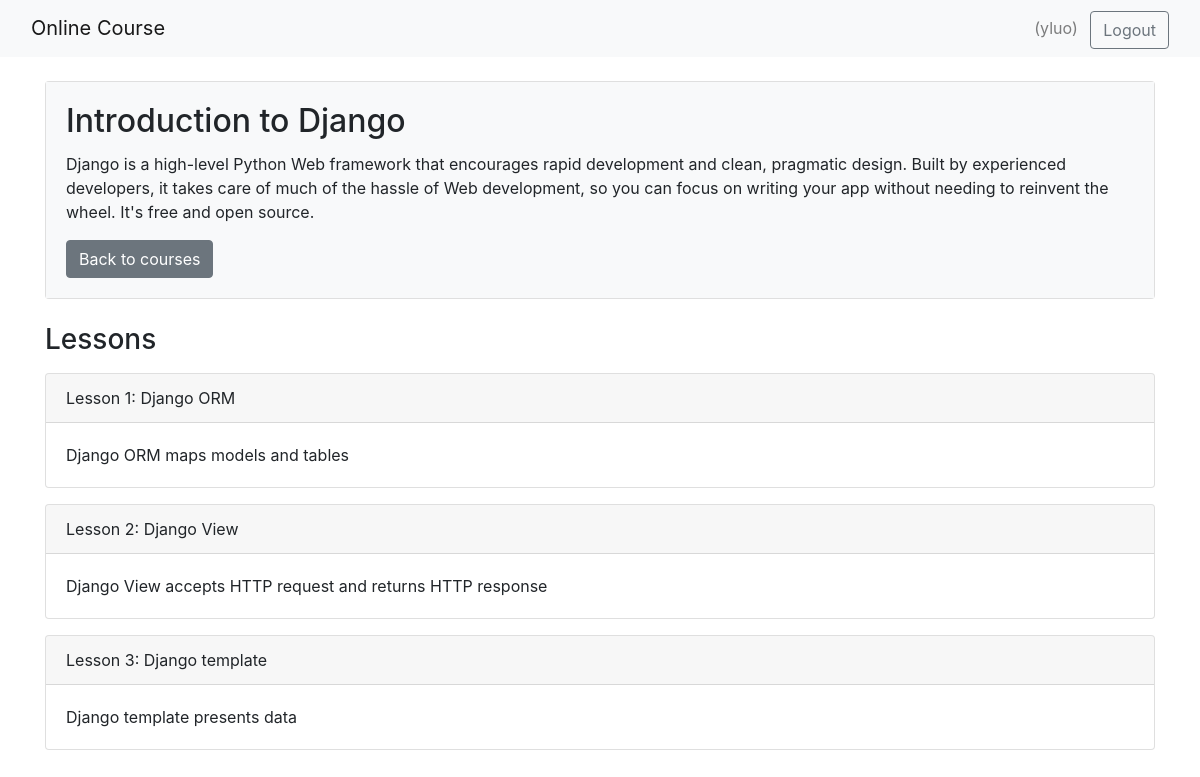
The app's page /onlinecourse/course/1/ (signed in) with its own data.
### onlinecourse/models.py (models this page shows, shortened)
class Course(models.Model):
    name = models.CharField(null=False, max_length=30, default='online course')
    image = models.ImageField(upload_to='course_images/')
    description = models.CharField(max_length=1000)
    pub_date = models.DateField(null=True)
    instructors = models.ManyToManyField(Instructor)
    users = models.ManyToManyField(settings.AUTH_USER_MODEL, through='Enrollment')
    total_enrollment = models.IntegerField(default=0)
    is_enrolled = False

class Lesson(models.Model):
    title = models.CharField(max_length=200, default="title")
    order = models.IntegerField(default=0)
    course = models.ForeignKey(Course, on_delete=models.CASCADE)
    content = models.TextField()

### onlinecourse/views.py (the view)
class CourseDetailsView(generic.DetailView):
    model = Course
    template_name = 'onlinecourse/course_detail.html'

### onlinecourse/templates/onlinecourse/course_detail.html (shortened to what this page needs)
<!DOCTYPE html>
<html lang="en">
<head>
    {% load static %}
    <link href="https://cdn.jsdelivr.net/npm/bootstrap@4.6.2/dist/css/bootstrap.min.css" rel="stylesheet">
</head>
<body>
<nav class="navbar navbar-light bg-light mb-4">
    <div class="container-fluid">
        <a class="navbar-brand" href="{% url 'onlinecourse:popular_course_list' %}">
            Online Course
        </a>
        <div class="ml-auto">
            {% if user.is_authenticated %}
                <span class="navbar-text mr-2">
                    {{ user.first_name }} ({{ user.username }})
                </span>
                <a class="btn btn-outline-secondary" href="{% url 'onlinecourse:logout' %}">
                    Logout
                </a>
            {% endif %}
        </div>
    </div>
</nav>
<div class="container">
    <div class="card mb-4">
        <div class="card-body bg-light">
            <h2 class="card-title">
                {{ course.name }}
            </h2>
            <p class="card-text">
                {{ course.description }}
            </p>
            <a class="btn btn-secondary" href="{% url 'onlinecourse:popular_course_list' %}">
                Back to courses
            </a>
        </div>
    </div>
    <h3 class="mb-3">Lessons</h3>
    <div class="card-columns-vertical">
        {% for lesson in course.lesson_set.all %}
            <div class="card mb-3">
                <div class="card-header">
                    Lesson {{ forloop.counter }}: {{ lesson.title }}
                </div>
                <div class="card-body">
                    <p class="card-text">
                        {{ lesson.content }}
                    </p>
                </div>
            </div>
        {% empty %}
            <div class="alert alert-warning">
                No lessons are available for this course.
            </div>
        {% endfor %}
    </div>
</div>
</body>
</html>

### records on screen
Course: name "Introduction to Django", description "Django is a high-level Python Web framework that encourages rapid development and clean, pragmatic design. Built by experienced developers, it takes care of much of the hassle of Web development, so you can focus on writing your app without needing to reinvent the wheel. It's free and open source."
Lesson: title "Django ORM", content "Django ORM maps models and tables"
Lesson: title "Django View", content "Django View accepts HTTP request and returns HTTP response"
Lesson: title "Django template", content "Django template presents data"

### other values on screen
{{ user.username }} "yluo"
